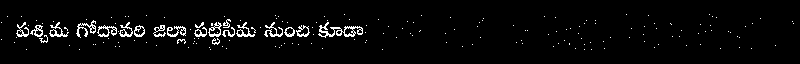
#> input picture my_img_bottom_inv.png, 800 x 64 px
$ python -i page.py   (imports and definitions only)
#> lines starting #> are read from the running program, lines starting #| are printed output that depends on the picture; after the words box and inside, x2 and y2 are one past the last pixel; in counts of white or black regions, pixels touching at a corner belong together
#> in __init__, self.orig_img is the input picture: PIL image 800x64 RGB; 3.6% white in thin lines or dots, all inside (x1, y1, x2, y2) = (1, 14, 794, 50)
### helpers.py
import os
from PIL import Image as im
import numpy as np

##############################################################################
#                   OS Related Helpers
##############################################################################


# [5 lines left out: function get_ext_changer, not called in this run]


def change_ext(fname, ext):
    name, _ = os.path.splitext(fname)
    return name + ext


# [27 lines left out: function is_file_of_type, not called in this run]

##############################################################################
#                   Picture Related Helpers
##############################################################################

def img_to_bin_arr(img):
    wd, ht = img.size
#> wd = 800; ht = 64
    pix = np.array(img.convert('1').getdata(), np.uint8)
    return 1 - (pix.reshape((ht, wd)) / 255.)


def bin_arr_to_rgb_img(arr):
    return bin_arr_to_img(arr).convert("RGB")


def bin_arr_to_img(arr):
    return im.fromarray((255 * (1 - arr)).astype("uint8"))


# [22 lines left out: functions arr_to_ascii_art, shade, not called in this run]

def default_nnet_fname():
    return os.path.join(os.path.split(__file__)[0], "../library/nn.pkl")

def default_scaler_fname():
    return os.path.join(os.path.split(__file__)[0], "../scalings/relative48.scl")

def default_labels_fname():
    return os.path.join(os.path.split(__file__)[0], "../labellings/alphacodes.lbl")

def default_ngram_fname():
    return os.path.join(os.path.split(__file__)[0], "../library/mega.123.pkl")

### conncomp.py
import scipy.ndimage.measurements as meas
from helpers import arr_to_ascii_art


class Component():
    def __init__(self, big_img, slice, index):
        self.index = index
        self.pix = big_img[slice] == index
        self.slice = slice

        self.y, self.y2 = slice[0].start, slice[0].stop
        self.ht = self.y2 - self.y
        self.x, self.x2 = slice[1].start, slice[1].stop
        self.wd = self.x2 - self.x

    def __lt__(self, other):
        overlap = max(0, min(self.x2 - other.x, other.x2 - self.x) - 1)

        if overlap / min(self.wd, other.wd) < .5:
            return self.x < other.x
        else:
            return self.y + self.ht/2 < other.y + other.ht/2

    def __contains__(self, item):
        if isinstance(item, Component):
            return item.x >= self.x and item.x2 <= self.x2 and \
                   item.y >= self.y and item.y2 <= self.y2
        else:
            raise NotImplementedError("Type of item is unknown: " + type(item))

    def has_center_of(self, other):
        return self.x <= (other.x + other.x2)/2 <= self.x2 and \
               self.y <= (other.y + other.y2)/2 <= self.y2

    # [4 lines left out: function small_str, not called in this run]

    def __str__(self):
        return self.small_str() + "\n" + arr_to_ascii_art(self.pix)


def get_conn_comp(imgarr, sort=True):
    labelled_image, n_components = meas.label(imgarr)
    slices = meas.find_objects(labelled_image)
    #print(slices)
    components = []

    for islice, slaiss in enumerate(slices):
        components.append(Component(labelled_image, slaiss, islice+1))

    if sort:
        components = sorted(components)

    return components, labelled_image

### page.py
import os
import numpy as np
import statistics as stats

from scipy.ndimage import interpolation as inter
from scipy import ndimage as nd
from PIL import Image as im
from PIL import ImageDraw as imd

import logging
from scipy.stats import itemfreq
from helpers import img_to_bin_arr, bin_arr_to_rgb_img
from conncomp import get_conn_comp

logger = logging.getLogger(__name__)
logi = logger.info
logd = logger.debug

coarse_limit, coarse_jump = 6, .75
fine_jump = 1/8
deskew_reduce_width_to = 800


class Page():
    def __init__(self, path):
        self.path = path
        self.orig_img = im.open(path)
        self.img = self.orig_img

        self.orig_imgarr = img_to_bin_arr(self.orig_img)
        self.imgarr = self.orig_imgarr
        self.wd, self.ht = self.orig_img.size
#> self.wd = 800; self.ht = 64

        self.angle, self.fft, self.best_harmonic = [None] * 3
        self.hist, self.gauss_hist, self.d_gauss_hist = [None] * 3
        self.wmorpharr = None
        self.words_hist, self.gauss_words_hist, self.d_gauss_words_hist = [None] * 3

        self.base_lines, self.top_lines, self.line_sep = [None] * 3
        self.num_lines = None

    def change_ext(self, ext):
        base, old_ext = os.path.splitext(self.path)
        return os.path.join(base + ext)

    def process(self):
        self._correct_skew()
        self._filter_noise()
        self._calc_hist()
        self._find_baselines()
        self._separate_lines()

    def _filter_noise(self, ):
        logi("Filtering Noise")
        self.imgarr = nd.median_filter(self.imgarr, size=3)

    def _correct_skew(self, ):
        logi("Correcting Skew")
        coarse_angles = np.arange(-coarse_limit, coarse_limit+coarse_jump, coarse_jump)

        def find_scores(arr, angles):
            scores = np.zeros_like(angles)

            for i, a in enumerate(angles):
                data = inter.rotate(arr, a, reshape=0, order=0)
                hist = np.sum(data, axis=1)
                scores[i] = np.sum((hist[1:] - hist[:-1]) ** 2)

            return scores

        imgarr = self.imgarr
        temp_sizes_str = "Resizing before skew correction: " + str(imgarr.shape)
        while imgarr.shape[-1] > deskew_reduce_width_to:
            imgarr = imgarr[::2, ::2]
            temp_sizes_str += " -> " + str(imgarr.shape)
        logi(temp_sizes_str)

        coarse_scores = find_scores(imgarr, coarse_angles)
#> the loop in find_scores, `for i, a in enumerate(angles):` made 17 passes
#> pass 3, in find_scores, `data = inter.rotate(arr, a, reshape=0, order=0)`:
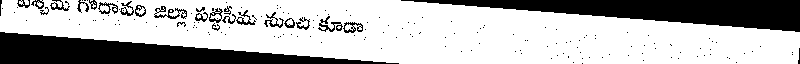
#> data: shape (64, 800) float64; values 0 (black) and 1 (white), 71.3% white; 174 black regions (147 under 20 px), largest, box (x1, y1, x2, y2) and area: (401, 0, 800, 32) 6459, (0, 32, 399, 64) 6459, (154, 6, 187, 19) 167
#> after the loop in find_scores, `for i, a in enumerate(angles):`: scores = 17 values, max 69676 at index 9, min 5715 at index 16, mean 23689.6
#> coarse_scores has the same summary as scores in find_scores
        logi("Coarse Angles, Scores: {}".format(list(zip(coarse_angles, coarse_scores))))

        # Find a range to do a fine search over.
        top_a, top_b = sorted(np.argpartition(-coarse_scores, 2)[:2])
#> top_a = 7; top_b = 9
        if top_a > 0:
            fine_min = coarse_angles[top_a-1]
#> fine_min = -1.5
        else:
            fine_min = coarse_angles[0] - coarse_jump
        if top_b + 1 < len(coarse_angles):
            fine_max = coarse_angles[top_b+1]
#> fine_max = 1.5
        else:
            fine_max = coarse_angles[-1] + coarse_jump

        fine_angles = np.arange(fine_min, fine_max, fine_jump)
#> fine_angles = 24 values from -1.5 to 1.38
        fine_angles = np.setdiff1d(fine_angles, coarse_angles)
#> fine_angles = 20 values from -1.38 to 1.38
        fine_scores = find_scores(imgarr, fine_angles)
#> fine_scores = 20 values, max 348110 at index 10, min 36782 at index 0, mean 109022.8
        logi("Fine Angles, Scores: {}".format(list(zip(fine_angles, fine_scores))))

        if coarse_scores.max() >= fine_scores.max():
            self.angle = coarse_angles[np.argmax(coarse_scores)]
        else:
            self.angle = fine_angles[np.argmax(fine_scores)]
#> self.angle = 0.125

        self.imgarr = inter.rotate(self.imgarr, self.angle, reshape=0, order=0)
#> self.imgarr: shape (64, 800) float64; values 0 (black) and 1 (white), 94.7% white; black in thin lines or dots
        self.ht, self.wd = self.imgarr.shape
        self.img = bin_arr_to_rgb_img(self.imgarr)
#> in bin_arr_to_img, `return im.fromarray((255 * (1 - arr)).astype("uint8"))`: returned value: PIL image 800x64 L; 5.3% white in thin lines or dots
#> in bin_arr_to_rgb_img, `return bin_arr_to_img(arr).convert("RGB")`: returned value: PIL image 800x64 RGB; 5.3% white in thin lines or dots
#> in _filter_noise, `self.imgarr = nd.median_filter(self.imgarr, size=3)`:
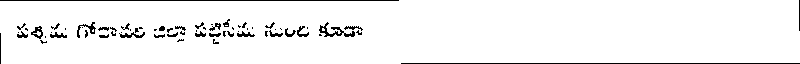
#> self.imgarr: shape (64, 800) float64; values 0 (black) and 1 (white), 95.5% white; black in thin lines or dots
        logi("Best Angle: {:.3f}".format(self.angle))

    def _calc_hist(self, ):
        logi("In Calc Hist")
        self.hist = np.sum(self.imgarr, axis=1).astype('float')
#> self.hist = 64 values, max 799 at index 1, min 400 at index 0, mean 764.1

        logi("Finding Fourier Transform")
        self.fft = abs(np.fft.rfft(self.hist - np.mean(self.hist)))
#> self.fft = 33 values, max 1784.6 at index 2, min 0 at index 0, mean 497.6
        max_harm = int(np.argmax(self.fft))
#> max_harm = 2
        self.best_harmonic = self.ht // (1 + max_harm)
#> self.best_harmonic = 21
        assert max_harm > 0
        logi("Best harmonic found at {}".format(self.best_harmonic))

        self.gauss_hist = nd.filters.gaussian_filter1d(
            self.hist, self.best_harmonic / 16,                # Equiv ht / 5
            mode='constant', cval=0, truncate=2.0)
#> self.gauss_hist = 64 values, max 799 at index 4, min 399.7 at index 0, mean 756.2
        self.d_gauss_hist = nd.filters.convolve(self.gauss_hist, [-1, 0, 1])
#> self.d_gauss_hist = 64 values, max 343.2 at index 62, min -343.2 at index 1, mean 0

        logi("Closing horizontally with median width and finding its histograms.")
        self.wmorpharr = nd.binary_closing(self.imgarr,
                                          structure=np.ones((3, self.best_harmonic//3)))
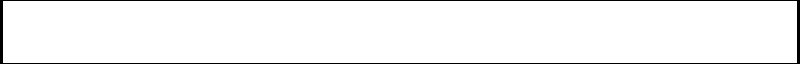
#> self.wmorpharr: shape (64, 800) bool; 96.1% white; black in thin lines or dots
        self.words_hist = np.sum(self.wmorpharr, axis=1).astype("float")
#> self.words_hist = 64 values, max 794 at index 1, min 0 at index 0, mean 769.2
        self.gauss_words_hist = nd.filters.gaussian_filter1d(
            self.words_hist, self.best_harmonic / 16,
            mode='constant', cval=0, truncate=2.0)
#> self.gauss_words_hist = 64 values, max 794 at index 4, min 275.6 at index 0, mean 765.7
        self.d_gauss_words_hist = nd.filters.convolve(self.gauss_words_hist, [-1, 0, 1])
#> self.d_gauss_words_hist = 64 values, max 424.6 at index 62, min -424.6 at index 1, mean 0

    def _find_baselines(self, ):
        logi("Finding baselines.")
        d_hist = self.d_gauss_hist
#> d_hist has the same summary as self.d_gauss_hist in _calc_hist
        gmaxval = np.max(d_hist)
#> gmaxval = 343.2
        maxloc = np.argmax(d_hist)
#> maxloc = 62
        peakthresh = gmaxval / 10.0
#> peakthresh = 34.32
        zerothresh = gmaxval / 50.0
#> zerothresh = 6.86
        inpeak = False
        min_dist_in_peak = self.best_harmonic / 2.0
#> min_dist_in_peak = 10.5
        self.base_lines = []
        logi("Max Hist: {:.2f} Peakthresh: {:.2f} Zerothresh: {:.2f} Min Dist in Peak: {:.2f}"
             "".format(gmaxval, peakthresh, zerothresh, min_dist_in_peak))

        for irow, val in enumerate(d_hist):
            if not inpeak:
                if val > peakthresh:
                    inpeak = True
                    maxval = val
                    maxloc = irow
                    mintosearch = irow + min_dist_in_peak
                    logd('\tTransition to in-peak:{} mintosearch:{} '
                         ''.format(irow, mintosearch))
                        # accept no zeros between i and i+mintosearch

            else:  # in peak, look for max
                if val > maxval:
                    maxval = val
                    maxloc = irow
                    mintosearch = irow + min_dist_in_peak
                    logd('\tMoved mintosearch:{}'.format(mintosearch))

                elif irow > mintosearch and val <= zerothresh:
                    # leave peak and save the last baseline found
                    inpeak = False
                    logd('\nLeaving peak with baseline at:{}'.format(maxloc))
                    self.base_lines.append(maxloc)
#> this loop made 64 passes
#> (val, inpeak, maxval, mintosearch) on pass 26: (39.16, True, 39.16, 35.5)
#> (val, maxval, mintosearch) on passes 27, 33, 34: (40.76, 40.76, 36.5), (42.38, 42.38, 42.5), (56.42, 56.42, 43.5)
#> after the loop, maxloc = 62; maxval = 343.2; mintosearch = 72.5; self.base_lines = [33]

        if inpeak:
            self.base_lines.append(maxloc)
            logd('\nLast baseline at:{}'.format(maxloc))

        self.num_lines = len(self.base_lines)
#> self.num_lines = 2
        logi("Number of lines found {}".format(self.num_lines))
        logd("Base_lines:{}".format(self.base_lines))

    def _separate_lines(self, ):
        logi("Finding Toplines and line separations.")
        self.top_lines = []
        try:
            self.line_sep = [np.where(self.gauss_hist[0:self.base_lines[0]] == 0)[0][-1]]
        except IndexError:
            self.line_sep = [0]

        for ibase, base in enumerate(self.base_lines):
            # Find top lines
            frm = 0 if ibase == 0 else self.line_sep[ibase]
            top_at = np.argmin(self.d_gauss_words_hist[frm:base])
            self.top_lines.append(frm + top_at)

            # Find line separation
            to = self.base_lines[ibase + 1] if ibase + 1 < self.num_lines else self.ht
            sep_at = np.argmin(self.gauss_hist[base + 1:to])
            self.line_sep.append(base + 1 + sep_at)
            logd("\t{:2d}) Baselines ({:4d}, {:4d}) Topline:{:4d} Separation:{:4d}"
                 "".format(ibase, frm, base, self.top_lines[-1], self.line_sep[-1]))
#> this loop made 2 passes
#> (ibase, base, frm, top_at, to, sep_at) on passes 1 to 2: (0, 33, 0, 1, 62, 1), (1, 62, 35, 0, 64, 0)
#> after the loop, self.line_sep = [0, 35, 63]; self.top_lines = [1, 35]

        self.lines = [Line(self, iline) for iline in range(self.num_lines)]

    # [65 lines left out: functions get_info, get_hists_info, get_image_with_hist, _draw_lines, not called in this run]

    def get_image_with_hist_and_lines(self, width):
        appended_img = self.get_image_with_hist(width)
        return self._draw_lines(appended_img)

    # [45 lines left out: functions save_image_with_hist_and_lines, save_words_image_with_hist_and_lines, save_letters_img, not called in this run]


class Line():
    def __init__(self, page, num):
#> called with num = 0
        logi("Initializing line : {}".format(num))
        self.page = page
        self.linenum = num
        self.top, self.bot = page.line_sep[num:num+2]
#> self.top = 0; self.bot = 35
        self.ht = self.bot - self.top
#> self.ht = 35
        self.topline = page.top_lines[num]
#> self.topline = 1
        self.baseline = page.base_lines[num]
#> self.baseline = 33
        #self.arr = page.imgarr[self.top:self.bot]
        self.arr = page.orig_imgarr[self.top:self.bot]
#> self.arr: shape (35, 800) float64; values 0 (black) and 1 (white), 95.1% white; black in thin lines or dots, all inside (x1, y1, x2, y2) = (1, 14, 794, 35)
        self.xht = self.baseline - self.topline
#> self.xht = 32
        self.num_words = 0
        self.num_letters = 0

        self.find_letters()
#> in get_conn_comp, `labelled_image, n_components = meas.label(imgarr)`:
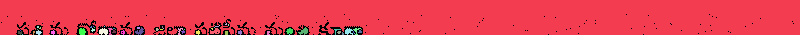
#> labelled_image: shape (35, 800) int32; 56 distinct labels, from 0 to 55; one colour per label, 0 black
#> in get_conn_comp, `labelled_image, n_components = meas.label(imgarr)`: n_components = 55
#> in get_conn_comp, `slices = meas.find_objects(labelled_image)`: slices = 55 items
#> the loop in get_conn_comp, `for islice, slaiss in enumerate(slices):` made 55 passes
#> pass 1, in __init__, `self.pix = big_img[slice] == index`:
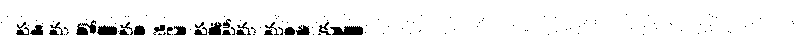
#> self.pix: shape (35, 800) bool; 93.1% white; 125 black regions (100 under 20 px), largest, box (x1, y1, x2, y2) and area: (330, 26, 363, 35) 236, (76, 20, 96, 35) 164, (97, 25, 117, 35) 159
#> in __lt__, `overlap = max(0, min(self.x2 - other.x, other.x2 - self.x) - 1)`: overlap = 226
#> in find_letters, `self.letters, self.labelled_img = get_conn_comp(self.arr)`: self.letters = 55 items
#> in find_letters, `hts, wds = zip(*[(c.ht, c.wd) for c in self.letters])`: hts = 55 values, max 35 at index 0, min 1 at index 1, mean 3.85; wds = 55 values, max 800 at index 0, min 1 at index 1, mean 17.91
#> in find_letters, `self.median_ht = int(stats.median(hts))`: self.median_ht = 3
        self.find_words()
        self.align_letters_to_words()
        self.sanity_check()
        logi(str(self))

    def find_words(self):
        logi("Finding words.")
        brick_ht = self.median_ht // 3 + 1
#> brick_ht = 2
        brick_wd = self.median_wd // 2 + 1
#> brick_wd = 2
        horz_buffer = np.zeros((self.ht, brick_wd))
        # print("Line ", self.linenum, (self.ht, brick_wd), (self.median_ht, self.median_wd))
        logi("Dialating vertically by {}. Closing Horz by {}".format(brick_ht, brick_wd))

        # Dilate Vertically
        self.word_closed_arr = nd.binary_dilation(self.arr, np.ones((brick_ht, 1)))
#> self.word_closed_arr: shape (35, 800) bool; 96.9% white; black in thin lines or dots, all inside (x1, y1, x2, y2) = (17, 19, 644, 35)

        # Close Horizontal Gaps (Slightly involved process)
        self.word_closed_arr = np.hstack((horz_buffer, self.word_closed_arr, horz_buffer))
#> self.word_closed_arr: shape (35, 804) float64; values 0 (black) and 1 (white), 96.4% white; black in thin lines or dots
        nd.binary_closing(self.word_closed_arr,
                          np.ones((1, brick_wd)),
                          output=self.word_closed_arr)
#> self.word_closed_arr: shape (35, 804) float64; values 0 (black) and 1 (white), 97.6% white; black in thin lines or dots
        self.word_closed_arr = self.word_closed_arr[:, brick_wd:-brick_wd]
#> self.word_closed_arr: shape (35, 800) float64; values 0 (black) and 1 (white), 98.1% white; black in thin lines or dots, all inside (x1, y1, x2, y2) = (17, 19, 362, 35)

        self.word_comps, self.word_labelled_img = get_conn_comp(self.word_closed_arr)
#> the loop in get_conn_comp (call 2), `for islice, slaiss in enumerate(slices):` made 1 pass
#> islice on pass 1: 0
#> self.word_comps = 1 item
        if False:
            self.word_comps = [c for c in self.word_comps if (c.ht > self.xht / 8 and c.wd > self.xht / 8)]

        self.num_words = len(self.word_comps)
#> self.num_words = 1
#> the loop in align_letters_to_words, `for letter in self.letters:` made 55 passes

    def find_letters(self):
        self.letters, self.labelled_img = get_conn_comp(self.arr)
        hts, wds = zip(*[(c.ht, c.wd) for c in self.letters])
        self.median_ht = int(stats.median(hts))
        self.median_wd = int(stats.median(wds))

    def sanity_check(self):
        self.word_support = np.zeros(self.page.wd).astype("uint")
        for w in self.word_comps:
            self.word_support[w.x:w.x2] += 1
#> this loop made 1 pass
#> after the loop, self.word_support = 800 values from 1 to 1
        logi(str(itemfreq(self.word_support)[2:]))

    def __str__(self):
        return "Line:{}" \
               "\nFrom:{} Top:{} Base:{} To:{}" \
               "\nHt:{} Xht:{}" \
               "\nWords:{} Letters:{}".format(
            self.linenum, self.top, self.topline, self.baseline, self.bot,
            self.ht, self.xht, self.num_words, self.num_letters)

    def align_letters_to_words(self):
        for letter in self.letters:
            letter.linenum = self.linenum
            letter.baseline = self.baseline - self.top
            letter.topline = self.topline - self.top
            for wordnum, word in enumerate(self.word_comps):
                if letter in word:
                    letter.wordnum = wordnum
                    break
            else:
                for wordnum, word in enumerate(self.word_comps):
                    if word.has_center_of(letter):
                        letter.wordnum = wordnum
                else:
                    raise ValueError("Could not find word for {}".format(letter))

>>> result = Page('my_img_bottom_inv.png').process()
#> in __init__ (call 2), `self.arr = page.orig_imgarr[self.top:self.bot]`: self.arr: shape (28, 800) float64; values 0 (black) and 1 (white), 97.8% white; black in thin lines or dots, all inside (x1, y1, x2, y2) = (1, 0, 776, 15)
#> call 3 of get_conn_comp, with sort = True
#> in get_conn_comp (call 3), `labelled_image, n_components = meas.label(imgarr)`:
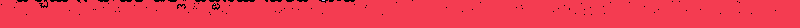
#> labelled_image: shape (28, 800) int32; 4 distinct labels, from 0 to 3; one colour per label, 0 black
#> the loop in get_conn_comp (call 3), `for islice, slaiss in enumerate(slices):` made 3 passes
#> in find_words (call 2), `self.word_closed_arr = np.hstack((horz_buffer, self.word_closed_arr, h..`: self.word_closed_arr: shape (28, 804) float64; values 0 (black) and 1 (white), 97.4% white; 106 black regions (98 under 20 px), largest, box (x1, y1, x2, y2) and area: (0, 0, 2, 28) 56, (802, 0, 804, 28) 56, (239, 0, 257, 2) 30
#> in find_words (call 2), `nd.binary_closing(self.word_closed_arr, np.ones((1, brick_wd)), output..`: self.word_closed_arr: shape (28, 804) float64; values 0 (black) and 1 (white), 97.8% white; 34 black regions (29 under 20 px), largest, box (x1, y1, x2, y2) and area: (0, 0, 2, 28) 56, (802, 0, 804, 28) 56, (239, 0, 257, 2) 30, (52, 0, 70, 2) 29, (122, 0, 134, 2) 20
#> in find_words (call 2), `self.word_closed_arr = self.word_closed_arr[:, brick_wd:-brick_wd]`:
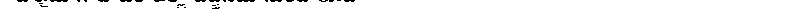
#> self.word_closed_arr: shape (28, 800) float64; values 0 (black) and 1 (white), 98.3% white; black in thin lines or dots, all inside (x1, y1, x2, y2) = (17, 0, 355, 9)
#> in get_conn_comp (call 4), `labelled_image, n_components = meas.label(imgarr)`: labelled_image: shape (28, 800) int32; 3 distinct labels, from 0 to 2
#> the loop in align_letters_to_words (call 2), `for letter in self.letters:` made 3 passes
#> the loop in sanity_check (call 2), `for w in self.word_comps:` made 2 passes
